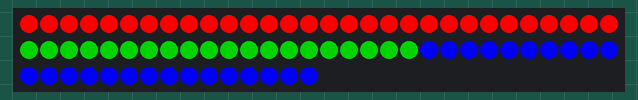
Recording of a sketch running on a simulated Arduino Uno, built with avr-gcc and run on an emulated ATmega328P. Shown: 75 RGB LEDs in strip order, left to right, continuing on the next row.

Above: at 0.1 s.

The sketch:

Example5_multipleLedControl.ino
```cpp
#include "FastLED.h"

// Define type leds

#define NUM_LEDS   75
#define LED_PIN     7     // pin of Arduino
#define LED_TYPE    WS2812B
#define COLOR_ORDER GRB

CRGB ledsArray[NUM_LEDS];

void setup() {
  FastLED.addLeds<LED_TYPE, LED_PIN, COLOR_ORDER>(ledsArray, NUM_LEDS);
}

void loop() {

    // we define all leds black
    for(int i=0;i<30;i++){
      ledsArray[i] = CRGB::Red;// CRGB(0,0,0);
    }

    for(int i=30;i<50;i++){
      ledsArray[i] = CRGB::Green;// CRGB(0,0,0);
    }

    for(int i=50;i<75;i++){
      ledsArray[i] = CRGB::Blue;// CRGB(0,0,0);
    }
    FastLED.show();
    delay(30);
}
```
